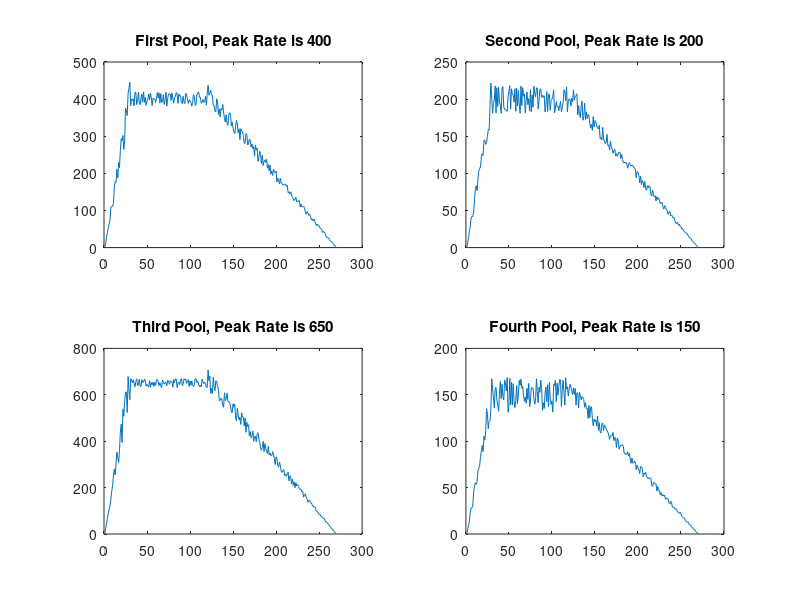
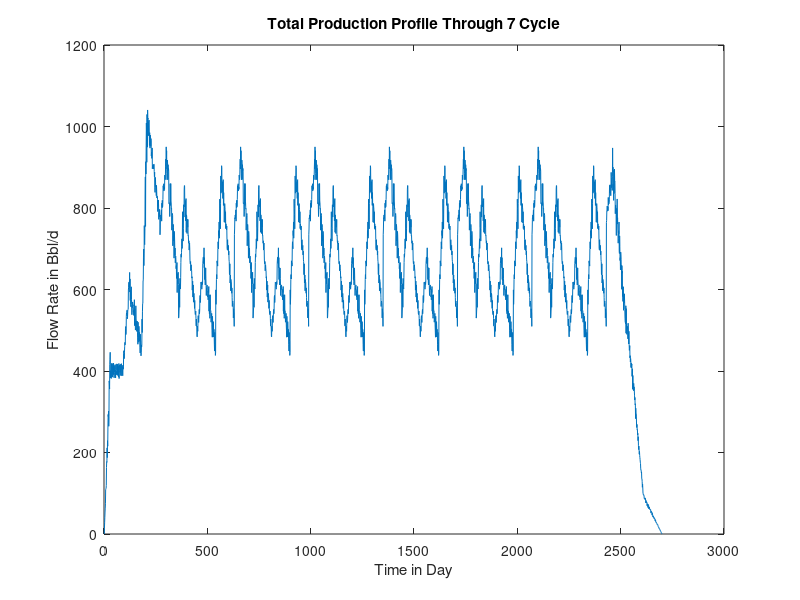

Source code (MATLAB) for these figures, in order:
pool=[400 200 650 150]; % you can change this number to number what you want.
                        % each one is peak rate of one pool. 
                        % for example: 1st pool peak rate is 475 stbpd

FlowRates=zeros(4,270);
for i=1:size(pool,2)
    a=linspace(0,1,30).*(0.85+0.3*rand(1,30))*pool(i);
    b=(pool(i)-20+(40)*rand(1,90));
    c=flip(linspace(0,1,150)).*(0.95+0.15*rand(1,150))*pool(i);
    FlowRates(i,:)=[a b c];
end

subplot(2,2,1)
plot(FlowRates(1,:))
title(sprintf(' First Pool, Peak Rate is %s ' , num2str(pool(1))));

subplot(2,2,2)
plot(FlowRates(2,:))
title(sprintf(' Second Pool, Peak Rate is %s ' , num2str(pool(2))));


subplot(2,2,3)
plot(FlowRates(3,:))
title(sprintf(' Third Pool, Peak Rate is %s ' , num2str(pool(3))));

subplot(2,2,4)
plot(FlowRates(4,:))
title(sprintf(' Fourth Pool, Peak Rate is %s ' , num2str(pool(4))));

% for i=1:size(pool,2)
% plot(FlowRates(i,:)); hold on
% end 
% ylabel('Flow Rate in Bbl/d');
% xlabel('Time in Day');
% title('Flow Rates of the 4 Pools vs Time')
% legend('Flow Profile of Pool 1','Flow Profile of Pool 2','Flow Profile of Pool 3','Flow Profile of Pool 4')
% hold off;

%% When Production Period Start
% 7 Cycle for each pool

%First Production cycle
ProductionProfile=zeros(1,2700);
ProductionProfile(1:90)=FlowRates(1,1:90); %2 inj
ProductionProfile(91:180)=FlowRates(1,91:180)+FlowRates(2,1:90); %3 inj
ProductionProfile(181:270)=FlowRates(1,181:270)+FlowRates(2,91:180)+FlowRates(3,1:90); %4 inj
for i=1:6
    for j=1
        ProductionProfile(360*i-89:360*i)=FlowRates(j+1,1:90)+FlowRates(j+2,91:180)+FlowRates(j+3,181:270);
    end
    for j=2
       ProductionProfile(360*i+1:360*i+90)=FlowRates(j-1,1:90)+FlowRates(j+2,91:180)+FlowRates(j+1,181:270);
    end
    for j=3
        ProductionProfile(360*i+91:360*i+180)=FlowRates(j-1,1:90)+FlowRates(j-2,91:180)+FlowRates(j+1,181:270);
    end
    for j=4
        ProductionProfile(360*i+181:360*i+270)=FlowRates(j-3,1:90)+FlowRates(j-2,91:180)+FlowRates(j-1,181:270);
    end
end
ProductionProfile(2431:2520)=FlowRates(4,1:90)+FlowRates(3,91:180)+FlowRates(2,181:270);
ProductionProfile(2521:2610)=FlowRates(4,91:180)+FlowRates(3,181:270);
ProductionProfile(2611:2700)=FlowRates(4,181:270);

figure;
plot(ProductionProfile)
ylabel('Flow Rate in Bbl/d');
xlabel('Time in Day');
title('Total Production Profile Through 7 Cycle')